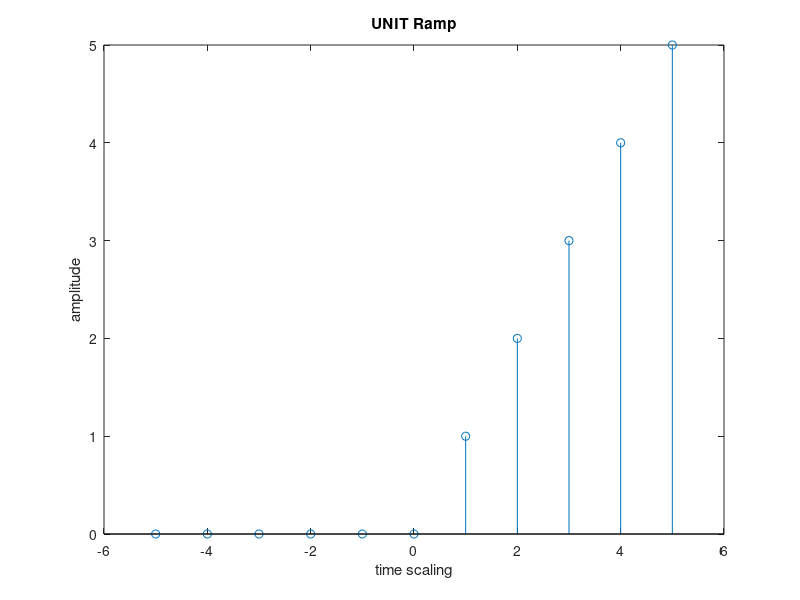

Here is the MATLAB script that generated this plot:
%%Task04

%% unit ramp signal

L=input('enter lower bound ');
U=input('enter upper bound');
n=-L:1:U;
y=[zeros(1,L),ones(1,1),ones(1,U)];
x=y.*n;
stem(n,x)
xlabel('time scaling')
ylabel('amplitude')
title('UNIT Ramp')
